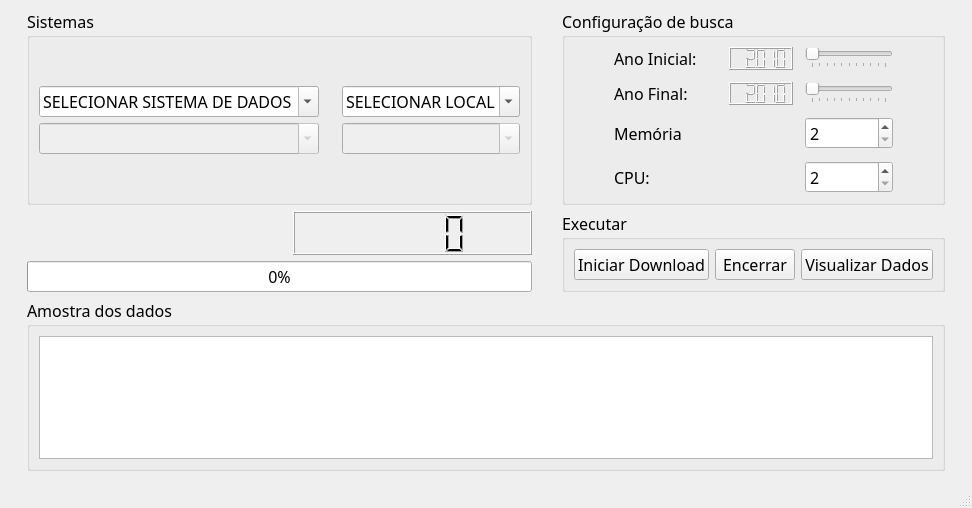
<?xml version="1.0" encoding="UTF-8"?>
<ui version="4.0">
 <class>MainWindow</class>
 <widget class="QMainWindow" name="MainWindow">
  <property name="geometry">
   <rect>
    <x>0</x>
    <y>0</y>
    <width>972</width>
    <height>508</height>
   </rect>
  </property>
  <property name="font">
   <font>
    <family>Noto Sans</family>
    <pointsize>12</pointsize>
    <weight>50</weight>
    <italic>false</italic>
    <bold>false</bold>
   </font>
  </property>
  <property name="windowTitle">
   <string>Download</string>
  </property>
  <property name="windowIcon">
   <iconset>
    <normaloff>../assets/download.png</normaloff>../assets/download.png</iconset>
  </property>
  <property name="styleSheet">
   <string notr="true">font: 12pt &quot;Noto Sans&quot;;</string>
  </property>
  <widget class="QWidget" name="centralwidget">
   <layout class="QGridLayout" name="gridLayout_5">
    <item row="2" column="3">
     <widget class="QGroupBox" name="groupBox_3">
      <property name="title">
       <string>Executar</string>
      </property>
      <layout class="QGridLayout" name="gridLayout_9">
       <item row="0" column="0">
        <layout class="QGridLayout" name="gridLayout_2">
         <item row="0" column="0">
          <widget class="QPushButton" name="pushButton">
           <property name="text">
            <string>Iniciar Download</string>
           </property>
          </widget>
         </item>
         <item row="0" column="2">
          <widget class="QPushButton" name="pushButton_2">
           <property name="text">
            <string>Visualizar Dados</string>
           </property>
          </widget>
         </item>
         <item row="0" column="1">
          <widget class="QPushButton" name="pushButton_3">
           <property name="text">
            <string>Encerrar</string>
           </property>
          </widget>
         </item>
        </layout>
       </item>
      </layout>
     </widget>
    </item>
    <item row="1" column="1">
     <widget class="QGroupBox" name="groupBox">
      <property name="title">
       <string>Sistemas</string>
      </property>
      <layout class="QGridLayout" name="gridLayout_7">
       <item row="0" column="0">
        <layout class="QGridLayout" name="gridLayout">
         <item row="1" column="0">
          <widget class="QComboBox" name="comboBox_2">
           <property name="enabled">
            <bool>false</bool>
           </property>
           <property name="toolTip">
            <string>base de dados</string>
           </property>
           <property name="editable">
            <bool>true</bool>
           </property>
          </widget>
         </item>
         <item row="0" column="0">
          <widget class="QComboBox" name="comboBox">
           <property name="toolTip">
            <string>banco onde estão depositadas as bases de dados</string>
           </property>
           <property name="editable">
            <bool>true</bool>
           </property>
           <item>
            <property name="text">
             <string>SELECIONAR SISTEMA DE DADOS</string>
            </property>
           </item>
           <item>
            <property name="text">
             <string>SIHSUS</string>
            </property>
           </item>
           <item>
            <property name="text">
             <string>SIM</string>
            </property>
           </item>
           <item>
            <property name="text">
             <string>SINAN</string>
            </property>
           </item>
           <item>
            <property name="text">
             <string>SINASC</string>
            </property>
           </item>
          </widget>
         </item>
         <item row="1" column="2">
          <widget class="QComboBox" name="comboBox_4">
           <property name="enabled">
            <bool>false</bool>
           </property>
           <property name="toolTip">
            <string>area de busca</string>
           </property>
           <property name="editable">
            <bool>true</bool>
           </property>
          </widget>
         </item>
         <item row="0" column="1">
          <spacer name="horizontalSpacer_4">
           <property name="orientation">
            <enum>Qt::Horizontal</enum>
           </property>
           <property name="sizeType">
            <enum>QSizePolicy::Preferred</enum>
           </property>
           <property name="sizeHint" stdset="0">
            <size>
             <width>20</width>
             <height>20</height>
            </size>
           </property>
          </spacer>
         </item>
         <item row="0" column="2">
          <widget class="QComboBox" name="comboBox_3">
           <property name="toolTip">
            <string>nivel de busca: Brasil - Região - Estado</string>
           </property>
           <property name="editable">
            <bool>true</bool>
           </property>
           <property name="currentText">
            <string>SELECIONAR LOCAL</string>
           </property>
           <item>
            <property name="text">
             <string>SELECIONAR LOCAL</string>
            </property>
           </item>
           <item>
            <property name="text">
             <string>BRASIL</string>
            </property>
           </item>
           <item>
            <property name="text">
             <string>REGIÃO</string>
            </property>
           </item>
           <item>
            <property name="text">
             <string>ESTADO</string>
            </property>
           </item>
          </widget>
         </item>
        </layout>
       </item>
      </layout>
     </widget>
    </item>
    <item row="3" column="1" colspan="3">
     <widget class="QGroupBox" name="groupBox_4">
      <property name="title">
       <string>Amostra dos dados</string>
      </property>
      <layout class="QGridLayout" name="gridLayout_10">
       <item row="0" column="0">
        <layout class="QGridLayout" name="gridLayout_4">
         <item row="0" column="0">
          <spacer name="verticalSpacer_2">
           <property name="orientation">
            <enum>Qt::Vertical</enum>
           </property>
           <property name="sizeType">
            <enum>QSizePolicy::Preferred</enum>
           </property>
           <property name="sizeHint" stdset="0">
            <size>
             <width>20</width>
             <height>40</height>
            </size>
           </property>
          </spacer>
         </item>
         <item row="1" column="0">
          <widget class="QTableWidget" name="tableWidget">
           <property name="toolTip">
            <string>mostra as primeiras 20 linhas dos dados selecionadas</string>
           </property>
          </widget>
         </item>
        </layout>
       </item>
      </layout>
     </widget>
    </item>
    <item row="1" column="0">
     <spacer name="horizontalSpacer">
      <property name="orientation">
       <enum>Qt::Horizontal</enum>
      </property>
      <property name="sizeType">
       <enum>QSizePolicy::Preferred</enum>
      </property>
      <property name="sizeHint" stdset="0">
       <size>
        <width>20</width>
        <height>20</height>
       </size>
      </property>
     </spacer>
    </item>
    <item row="1" column="4">
     <spacer name="horizontalSpacer_2">
      <property name="orientation">
       <enum>Qt::Horizontal</enum>
      </property>
      <property name="sizeType">
       <enum>QSizePolicy::Preferred</enum>
      </property>
      <property name="sizeHint" stdset="0">
       <size>
        <width>20</width>
        <height>20</height>
       </size>
      </property>
     </spacer>
    </item>
    <item row="1" column="3">
     <widget class="QGroupBox" name="groupBox_2">
      <property name="title">
       <string>Configuração de busca</string>
      </property>
      <layout class="QGridLayout" name="gridLayout_8">
       <item row="0" column="0">
        <layout class="QGridLayout" name="gridLayout_6">
         <property name="sizeConstraint">
          <enum>QLayout::SetMinAndMaxSize</enum>
         </property>
         <property name="spacing">
          <number>12</number>
         </property>
         <item row="0" column="1">
          <widget class="QLabel" name="label">
           <property name="text">
            <string>Ano Inicial:</string>
           </property>
          </widget>
         </item>
         <item row="2" column="4">
          <widget class="QSpinBox" name="spinBox">
           <property name="maximumSize">
            <size>
             <width>400</width>
             <height>16777215</height>
            </size>
           </property>
           <property name="toolTip">
            <string>memória destinada ao processo de leitura dos dados</string>
           </property>
           <property name="minimum">
            <number>2</number>
           </property>
          </widget>
         </item>
         <item row="0" column="2">
          <spacer name="horizontalSpacer_5">
           <property name="orientation">
            <enum>Qt::Horizontal</enum>
           </property>
           <property name="sizeType">
            <enum>QSizePolicy::Preferred</enum>
           </property>
           <property name="sizeHint" stdset="0">
            <size>
             <width>20</width>
             <height>20</height>
            </size>
           </property>
          </spacer>
         </item>
         <item row="1" column="3">
          <widget class="QLCDNumber" name="lcdNumber_2">
           <property name="intValue" stdset="0">
            <number>2010</number>
           </property>
          </widget>
         </item>
         <item row="1" column="1">
          <widget class="QLabel" name="label_2">
           <property name="text">
            <string>Ano Final:</string>
           </property>
          </widget>
         </item>
         <item row="0" column="4">
          <widget class="QSlider" name="horizontalSlider">
           <property name="maximumSize">
            <size>
             <width>400</width>
             <height>16777215</height>
            </size>
           </property>
           <property name="toolTip">
            <string>ano inicial da busca</string>
           </property>
           <property name="minimum">
            <number>2010</number>
           </property>
           <property name="maximum">
            <number>2020</number>
           </property>
           <property name="pageStep">
            <number>1</number>
           </property>
           <property name="orientation">
            <enum>Qt::Horizontal</enum>
           </property>
           <property name="tickPosition">
            <enum>QSlider::TicksBelow</enum>
           </property>
           <property name="tickInterval">
            <number>1</number>
           </property>
          </widget>
         </item>
         <item row="1" column="4">
          <widget class="QSlider" name="horizontalSlider_2">
           <property name="maximumSize">
            <size>
             <width>400</width>
             <height>16777215</height>
            </size>
           </property>
           <property name="toolTip">
            <string>ano final da busca</string>
           </property>
           <property name="minimum">
            <number>2010</number>
           </property>
           <property name="maximum">
            <number>2020</number>
           </property>
           <property name="pageStep">
            <number>1</number>
           </property>
           <property name="orientation">
            <enum>Qt::Horizontal</enum>
           </property>
           <property name="tickPosition">
            <enum>QSlider::TicksBelow</enum>
           </property>
           <property name="tickInterval">
            <number>1</number>
           </property>
          </widget>
         </item>
         <item row="0" column="3">
          <widget class="QLCDNumber" name="lcdNumber">
           <property name="font">
            <font>
             <family>Noto Sans</family>
             <pointsize>12</pointsize>
             <weight>50</weight>
             <italic>false</italic>
             <bold>false</bold>
            </font>
           </property>
           <property name="toolTip">
            <string/>
           </property>
           <property name="intValue" stdset="0">
            <number>2010</number>
           </property>
          </widget>
         </item>
         <item row="0" column="7">
          <spacer name="horizontalSpacer_8">
           <property name="orientation">
            <enum>Qt::Horizontal</enum>
           </property>
           <property name="sizeType">
            <enum>QSizePolicy::Preferred</enum>
           </property>
           <property name="sizeHint" stdset="0">
            <size>
             <width>40</width>
             <height>20</height>
            </size>
           </property>
          </spacer>
         </item>
         <item row="3" column="4">
          <widget class="QSpinBox" name="spinBox_2">
           <property name="maximumSize">
            <size>
             <width>400</width>
             <height>16777215</height>
            </size>
           </property>
           <property name="toolTip">
            <string>cores destinados a leitura dos dados</string>
           </property>
           <property name="minimum">
            <number>2</number>
           </property>
          </widget>
         </item>
         <item row="0" column="0">
          <spacer name="horizontalSpacer_6">
           <property name="orientation">
            <enum>Qt::Horizontal</enum>
           </property>
           <property name="sizeType">
            <enum>QSizePolicy::Preferred</enum>
           </property>
           <property name="sizeHint" stdset="0">
            <size>
             <width>40</width>
             <height>20</height>
            </size>
           </property>
          </spacer>
         </item>
         <item row="1" column="2">
          <spacer name="horizontalSpacer_7">
           <property name="orientation">
            <enum>Qt::Horizontal</enum>
           </property>
           <property name="sizeType">
            <enum>QSizePolicy::Preferred</enum>
           </property>
           <property name="sizeHint" stdset="0">
            <size>
             <width>20</width>
             <height>20</height>
            </size>
           </property>
          </spacer>
         </item>
         <item row="2" column="1">
          <widget class="QLabel" name="label_3">
           <property name="text">
            <string>Memória</string>
           </property>
          </widget>
         </item>
         <item row="3" column="1">
          <widget class="QLabel" name="label_4">
           <property name="text">
            <string>CPU:</string>
           </property>
          </widget>
         </item>
        </layout>
       </item>
      </layout>
     </widget>
    </item>
    <item row="2" column="1">
     <layout class="QGridLayout" name="gridLayout_3">
      <item row="1" column="0">
       <widget class="QProgressBar" name="progressBar">
        <property name="value">
         <number>0</number>
        </property>
       </widget>
      </item>
      <item row="0" column="0">
       <layout class="QHBoxLayout" name="horizontalLayout">
        <item>
         <widget class="QLabel" name="label_5">
          <property name="text">
           <string/>
          </property>
         </widget>
        </item>
        <item>
         <spacer name="horizontalSpacer_9">
          <property name="orientation">
           <enum>Qt::Horizontal</enum>
          </property>
          <property name="sizeType">
           <enum>QSizePolicy::Preferred</enum>
          </property>
          <property name="sizeHint" stdset="0">
           <size>
            <width>20</width>
            <height>20</height>
           </size>
          </property>
         </spacer>
        </item>
        <item>
         <widget class="QLCDNumber" name="lcdNumber_3">
          <property name="toolTip">
           <string>numero de bases que foram lidas com sucesso</string>
          </property>
         </widget>
        </item>
       </layout>
      </item>
     </layout>
    </item>
    <item row="0" column="1">
     <spacer name="verticalSpacer">
      <property name="orientation">
       <enum>Qt::Vertical</enum>
      </property>
      <property name="sizeType">
       <enum>QSizePolicy::Preferred</enum>
      </property>
      <property name="sizeHint" stdset="0">
       <size>
        <width>20</width>
        <height>20</height>
       </size>
      </property>
     </spacer>
    </item>
    <item row="1" column="2">
     <spacer name="horizontalSpacer_3">
      <property name="orientation">
       <enum>Qt::Horizontal</enum>
      </property>
      <property name="sizeType">
       <enum>QSizePolicy::Preferred</enum>
      </property>
      <property name="sizeHint" stdset="0">
       <size>
        <width>20</width>
        <height>20</height>
       </size>
      </property>
     </spacer>
    </item>
   </layout>
  </widget>
  <widget class="QStatusBar" name="statusbar"/>
 </widget>
 <resources/>
 <connections>
  <connection>
   <sender>horizontalSlider</sender>
   <signal>valueChanged(int)</signal>
   <receiver>lcdNumber</receiver>
   <slot>display(int)</slot>
   <hints>
    <hint type="sourcelabel">
     <x>679</x>
     <y>22</y>
    </hint>
    <hint type="destinationlabel">
     <x>581</x>
     <y>30</y>
    </hint>
   </hints>
  </connection>
  <connection>
   <sender>horizontalSlider_2</sender>
   <signal>valueChanged(int)</signal>
   <receiver>lcdNumber_2</receiver>
   <slot>display(int)</slot>
   <hints>
    <hint type="sourcelabel">
     <x>664</x>
     <y>62</y>
    </hint>
    <hint type="destinationlabel">
     <x>582</x>
     <y>64</y>
    </hint>
   </hints>
  </connection>
 </connections>
</ui>
